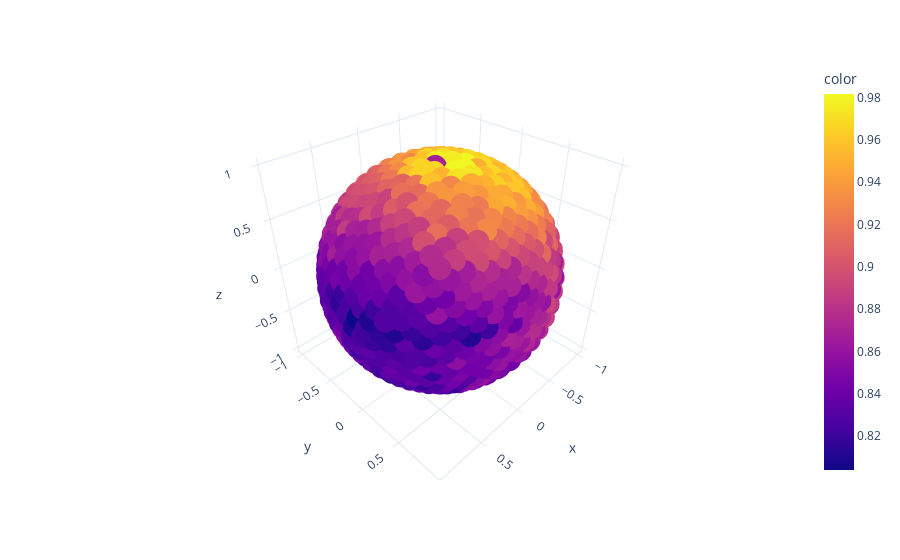

Source (notebook cell):
### Code cell
#FIDELITY OF SECOND COPY
# Plot the surface. F_measured/F_theory
df = px.data.iris()
fig = px.scatter_3d(df, x, y, z, color=data_sheet.prob_0_qubit_0/(5/6), template="plotly_white")

fig.show()
print("Number of points: ", len(x))
print("Average fidelity: ", np.average(data_sheet.prob_0_qubit_0))
print("Standard deviation: ", np.std(data_sheet.prob_0_qubit_0))

### Figure 1 — Plotly figure (JSON) as saved in the notebook; plotly's stock layout.template omitted (floating-point values rounded to 4 significant figures; data arrays with more than 128 entries replaced by an {"elided": "..."} marker saying what was removed)
{"data": [{"hovertemplate": "x=%{x}<br>y=%{y}<br>z=%{z}<br>color=%{marker.color}<extra></extra>", "legendgroup": "", "marker": {"color": {"elided": "1000 float values"}, "coloraxis": "coloraxis", "symbol": "circle"}, "mode": "markers", "name": "", "scene": "scene", "showlegend": false, "type": "scatter3d", "x": {"elided": "1000 float values"}, "y": {"elided": "1000 float values"}, "z": {"elided": "1000 float values"}}], "layout": {"coloraxis": {"colorbar": {"title": {"text": "color"}}, "colorscale": [[0, "#0d0887"], [0.1111, "#46039f"], [0.2222, "#7201a8"], [0.3333, "#9c179e"], [0.4444, "#bd3786"], [0.5556, "#d8576b"], [0.6667, "#ed7953"], [0.7778, "#fb9f3a"], [0.8889, "#fdca26"], [1, "#f0f921"]]}, "legend": {"tracegroupgap": 0}, "margin": {"t": 60}, "scene": {"domain": {"x": [0, 1], "y": [0, 1]}, "xaxis": {"title": {"text": "x"}}, "yaxis": {"title": {"text": "y"}}, "zaxis": {"title": {"text": "z"}}}}}
